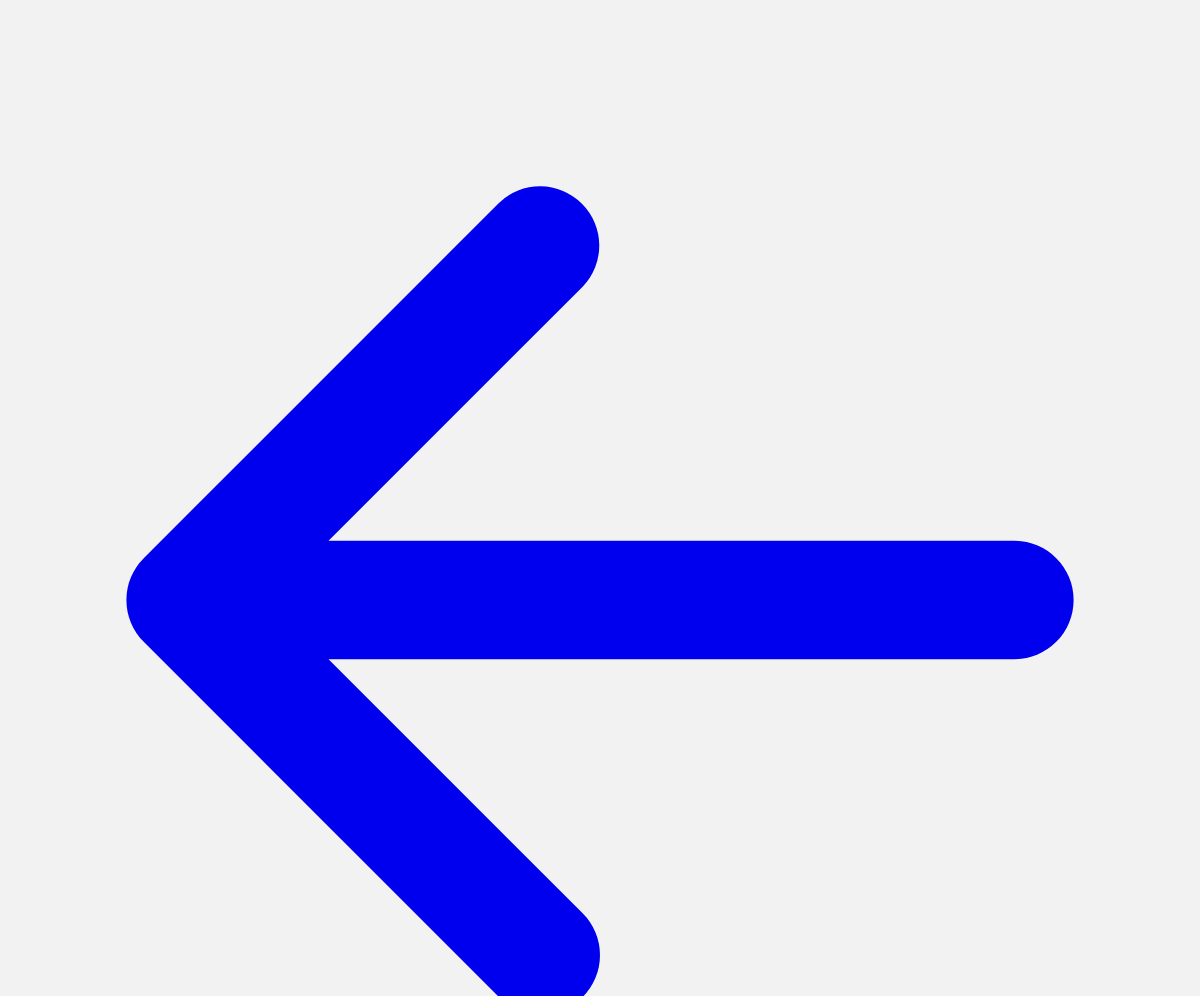
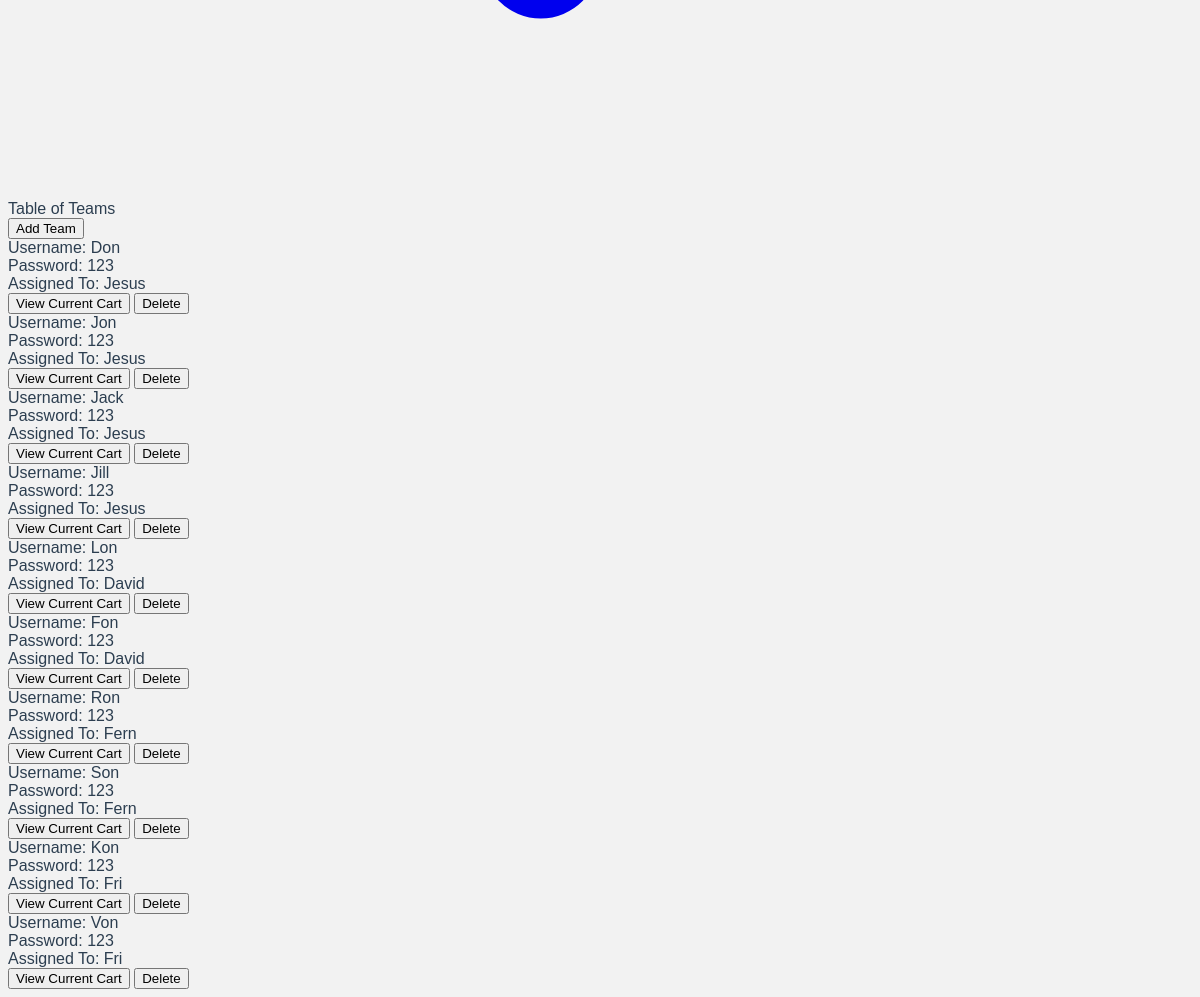
Page /tablestudent (signed in) on the committed database (2 pictures, top to bottom).
### main.py (models this page shows)
class StdAcc(db.Model):
    __tablename__ = 'std_acc'
    id = db.Column(db.Integer, primary_key=True)
    name = db.Column(db.String(200), default = '-')
    pword = db.Column(db.String(200), default = '-')
    assigned_teacher_id = db.Column(db.Integer, db.ForeignKey('tr_acc.id'))
    totalamount = db.Column(db.Integer, default = 0)
    cart = db.relationship('Cart_Items', backref="student")

class TrAcc(db.Model):
    __tablename__ = 'tr_acc'
    id = db.Column(db.Integer, primary_key=True)
    name = db.Column(db.String(200), default = '-')
    pword = db.Column(db.String(200), default = '-')
    passcode = db.Column(db.String(6), default = '')
    promo_state = db.Column(db.Integer,default = '-')
    assigned_students = db.relationship('StdAcc', backref="assigned_teacher")

### main.py (the view)
@app.route('/tablestudent', methods = ["POST", 'GET'])
def tableStudent():
    if "admin" in session:
        students = db.session.query(StdAcc).order_by(db.text('assigned_teacher_id')).all()
        teachers = db.session.query(TrAcc).all()
        usertype = "admin"
        return render_template('tablestudents.html',students = students, teachers = teachers,usertype = usertype)
    elif "teacher" in session:
        teacher = db.session.query(TrAcc).filter_by(name = session['teacher']).first()
        students = db.session.query(StdAcc).filter_by(assigned_teacher_id = teacher.id)
        usertype = "teacher"
        return render_template('tablestudents.html',students = students,usertype = usertype)

### templates/tablestudents.html (shortened to what this page needs)
<!DOCTYPE html>
<html>
<head>
    <link rel="stylesheet" href="https://unpkg.com/@zaydek/duomo@0.7.1/dist/production-full.css">
</head>
<body>
    <nav class="sticky t-0 shadow shadow-lg hstack w-full p-12 bg-white">
        {% if usertype == 'admin' %}
        <a href="{{url_for('admin')}}">
            <svg class="w-36 h-36" fill="currentColor" viewBox="0 0 20 20" xmlns="http://www.w3.org/2000/svg"><path fill-rule="evenodd" d="M9.707 16.707a1 1 0 01-1.414 0l-6-6a1 1 0 010-1.414l6-6a1 1 0 011.414 1.414L5.414 9H17a1 1 0 110 2H5.414l4.293 4.293a1 1 0 010 1.414z" clip-rule="evenodd"></path></svg>
        </a>
        {% endif %}
    </nav>
    <div class="container py-28">
        <div class="vstack screen">
            <div class="text-36">Table of Teams</div>
            <div class="vstack space-28 mt-28 px-28">
                <form action="/addStudent" method="POST">
                    <input type="submit" class="text-underline w-256 bg-white rounded-3 shadow shadow-md p-28" value="Add Team" />
                </form>
                <div class="grid grid-cols-1 sm:grid-cols-2 md:grid-cols-2 lg:grid-cols-3 gap-28">
                    {% for student in students %}
                    <form action="deleteEntry" method="POST">
                        <div class="vstack w-full align-start bg-white rounded-3 shadow shadow-md">
                            <div class="w-full p-28 ellipsis">Username: {{student.name}}</div>
                            <div class="w-full p-28 ellipsis">Password: {{student.pword}}</div>
                            {% for teacher in teachers if teacher.id == student.assigned_teacher_id %}
                            <div class="w-full p-28 ellipsis">Assigned To: {{teacher.name}}</div>
                            {% endfor %}
                            <input name="todo" type="submit" class="text-underline color-blue-700 bg-transparent p-28 " value="View Current Cart" />
                            <input name="todo" type="submit" class="text-underline color-red-700 bg-transparent p-28 " value="Delete" />
                        </div>
                    </form>
                    {% endfor %}
                </div>
            </div>
        </div>
    </div>
</body>
</html>

### templates/tablestudents.html (style rules this page uses)
body { font-family: Avenir, Helvetica, Arial, sans-serif; -webkit-font-smoothing: antialiased; -moz-osx-font-smoothing: grayscale; color: var(--text-color); background-color: var(--bg-color); }
:root { --bg-color: #F2F2F2; --text-color: #2c3e50; --hover-color: #83A9BD; --title-color: #2c3e50; }
.ellipsis { white-space: nowrap; overflow: hidden; text-overflow: ellipsis; }

### rows in the picture
StdAcc: name "Don", pword "123"
TrAcc: name "Jesus"
StdAcc: name "Jon", pword "123"
StdAcc: name "Jack", pword "123"
StdAcc: name "Jill", pword "123"
StdAcc: name "Lon", pword "123"
TrAcc: name "David"
StdAcc: name "Fon", pword "123"
StdAcc: name "Ron", pword "123"
TrAcc: name "Fern"
StdAcc: name "Son", pword "123"
StdAcc: name "Kon", pword "123"
TrAcc: name "Fri"
StdAcc: name "Von", pword "123"
